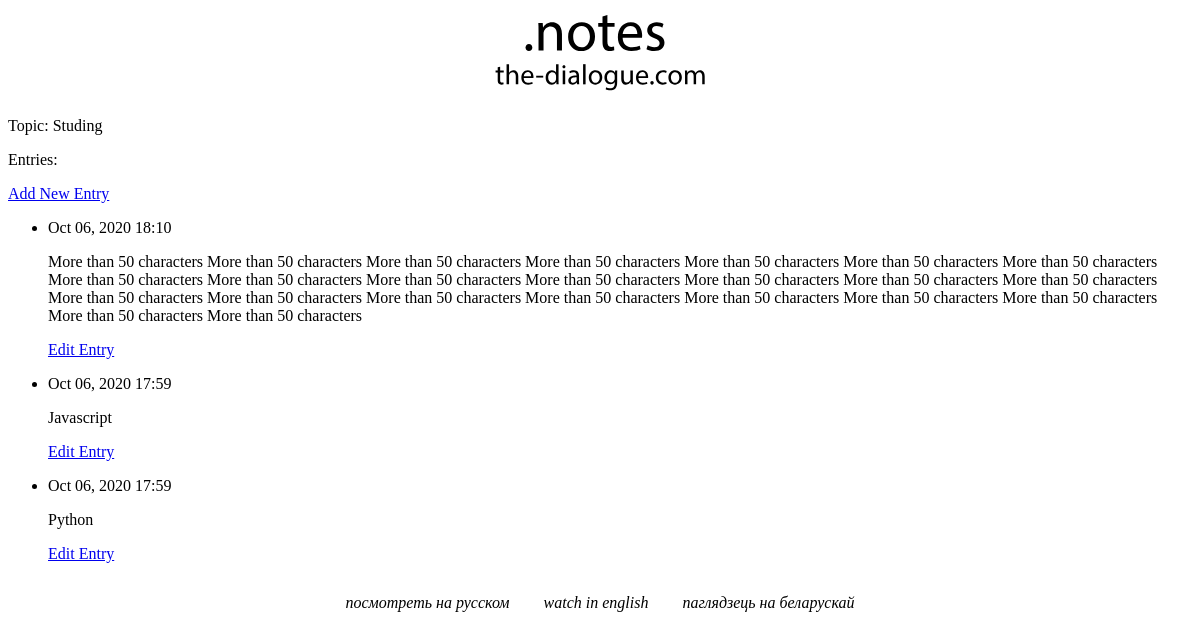
The page /topics/2/ (signed in) on the database its author committed.
### notes_app/models.py (models this page shows, shortened)
class Topic(models.Model):
	text = models.CharField(max_length=200)
	date_added = models.DateTimeField(auto_now_add=True)
	owner = models.ForeignKey(User, on_delete=models.CASCADE)
	def __str__(self):
		return self.text

class Entry(models.Model):
	topic = models.ForeignKey(Topic, on_delete=models.CASCADE)
	text = models.TextField()
	date_added = models.DateTimeField(auto_now_add=True)
	class Meta:
		verbose_name_plural = 'entries'

### notes_app/views.py (the view)
# urls.py: url(r'^topics/(?P<topic_id>\d+)/$', views.topic, name='topic'),
@login_required
def topic(request, topic_id):
	topic = Topic.objects.get(id=topic_id)
	if topic.owner != request.user:
		raise Http404
	entries = topic.entry_set.order_by('-date_added')
	context = {'topic': topic, 'entries': entries}
	return render(request, 'notes_app/topic.html', context)

### notes_app/templates/notes_app/topic.html
{% extends 'notes_app/base.html' %}
{% block content %}
<p>Topic: {{ topic }}</p>
<p>Entries:</p>
	<p>
		<a href="{% url 'notes_app:new_entry' topic.id %}">Add New Entry</a>
	</p>
<ul>
	{% for entry in entries %}
	<li>
		<p>{{ entry.date_added|date:'M d, Y H:i' }}</p>
		<p>{{ entry.text|linebreaks }}</p>
			<p>
				<a href="{% url 'notes_app:edit_entry' entry.id %}">Edit Entry</a>
			</p>
	</li>
	{% empty %}
	<li>
		There are no entries for this topic yet.
	</li>
	{% endfor %}
</ul>
{% endblock content %}

### rows shown on the page
Topic: text "Studing"
Entry: date_added "Oct 06, 2020 18:10", text "More than 50 characters More than 50 characters More than 50 characters More than 50 characters More than 50 characters More than 50 characters More than 50 characters More than 50 characters More than 50 characters More than 50 characters More than 50 characters More than 50 characters More than 50 characters More than 50 characters More than 50 characters More than 50 characters More than 50 characters More than 50 characters More than 50 characters More than 50 characters More than 50 characters More than 50 characters More than 50 characters"
Entry: date_added "Oct 06, 2020 17:59", text "Javascript"
Entry: date_added "Oct 06, 2020 17:59", text "Python"
